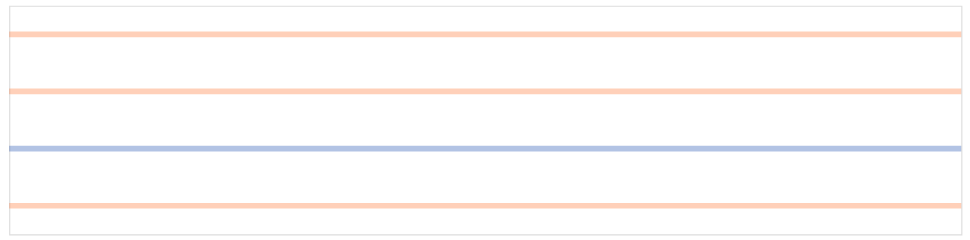

Notebook source saved alongside this figure:
### Code cell
line_track = alt.Chart(df).mark_rule(size=5, opacity=0.3).encode(
    y=alt.Y('row_number:O', axis=None),\
    color=alt.Color("color:N", scale=None)
).transform_window(
    row_number='row_number()'
).transform_lookup(
    lookup="line", from_=alt.LookupData(line_color, "line", ["color"])
).properties(width=width, height=height)

line_track

### Figure 1 — Vega-Lite specification as saved in the notebook (floating-point values rounded to 4 significant figures)
{"config": {"view": {"continuousWidth": 300, "continuousHeight": 300}}, "data": {"name": "data-3c7eeb899971528a8ff30e37d5857687"}, "mark": {"type": "rule", "opacity": 0.3, "size": 5}, "encoding": {"color": {"field": "color", "scale": null, "type": "nominal"}, "y": {"axis": null, "field": "row_number", "type": "ordinal"}}, "height": 200, "transform": [{"window": [{"op": "row_number", "field": "", "as": "row_number"}]}, {"lookup": "line", "from": {"data": {"name": "data-5b10a4fa19ed17cb7ded508c40bc33e6"}, "key": "line", "fields": ["color"]}}], "width": 833, "$schema": "https://vega.github.io/schema/vega-lite/v5.16.3.json", "datasets": {"data-3c7eeb899971528a8ff30e37d5857687": [{"line": "F", "arrival_time": 3, "destination": "Jamaica-179 St"}, {"line": "F", "arrival_time": 6, "destination": "Kings Hwy"}, {"line": "E", "arrival_time": 6, "destination": "Jamaica-179 St"}, {"line": "M", "arrival_time": 0, "destination": "Forest Hills-71 Av"}], "data-5b10a4fa19ed17cb7ded508c40bc33e6": [{"line": "E", "color": "#0039a6"}, {"line": "F", "color": "#ff6319"}, {"line": "M", "color": "#ff6319"}]}}
